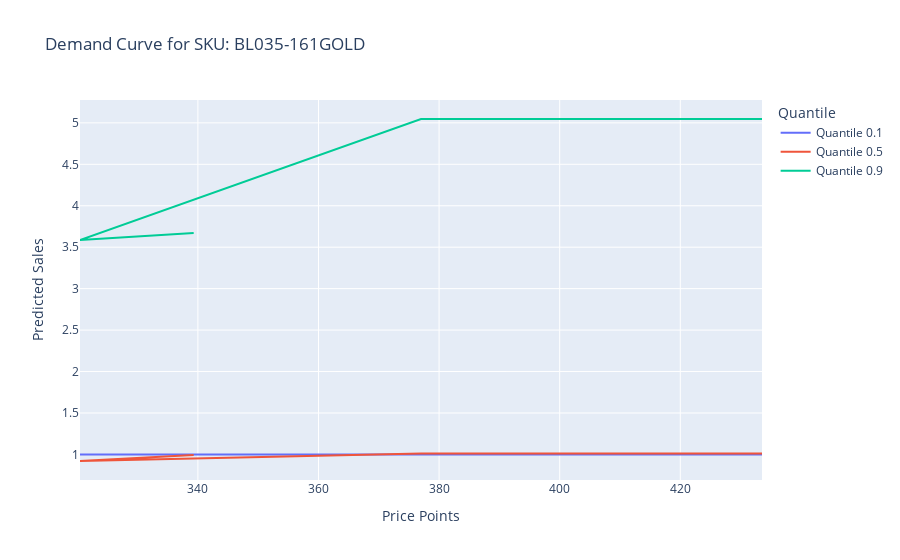

The notebook cell saved with this chart:
### Code cell
plot_demand_curve_for_sku(sku_demand_curves, price_points_per_sku, selected_sku="BL035-161GOLD")

### Figure 1 — Plotly figure (JSON) as saved in the notebook; plotly's stock layout.template omitted (floating-point values rounded to 4 significant figures)
{"data": [{"hovertemplate": "Quantile=Quantile 0.1<br>Price Points=%{x}<br>Predicted Sales=%{y}<extra></extra>", "legendgroup": "Quantile 0.1", "line": {"color": "#636efa", "dash": "solid"}, "marker": {"symbol": "circle"}, "mode": "lines", "name": "Quantile 0.1", "orientation": "v", "showlegend": true, "type": "scatter", "x": [339.3, 320.4, 377, 414.7, 433.5], "xaxis": "x", "y": [1, 1, 1, 1, 1], "yaxis": "y"}, {"hovertemplate": "Quantile=Quantile 0.5<br>Price Points=%{x}<br>Predicted Sales=%{y}<extra></extra>", "legendgroup": "Quantile 0.5", "line": {"color": "#EF553B", "dash": "solid"}, "marker": {"symbol": "circle"}, "mode": "lines", "name": "Quantile 0.5", "orientation": "v", "showlegend": true, "type": "scatter", "x": [339.3, 320.4, 377, 414.7, 433.5], "xaxis": "x", "y": [0.9941, 0.9206, 1.012, 1.012, 1.012], "yaxis": "y"}, {"hovertemplate": "Quantile=Quantile 0.9<br>Price Points=%{x}<br>Predicted Sales=%{y}<extra></extra>", "legendgroup": "Quantile 0.9", "line": {"color": "#00cc96", "dash": "solid"}, "marker": {"symbol": "circle"}, "mode": "lines", "name": "Quantile 0.9", "orientation": "v", "showlegend": true, "type": "scatter", "x": [339.3, 320.4, 377, 414.7, 433.5], "xaxis": "x", "y": [3.672, 3.586, 5.047, 5.047, 5.047], "yaxis": "y"}], "layout": {"legend": {"title": {"text": "Quantile"}, "tracegroupgap": 0}, "title": {"text": "Demand Curve for SKU: BL035-161GOLD"}, "xaxis": {"anchor": "y", "domain": [0, 1], "title": {"text": "Price Points"}}, "yaxis": {"anchor": "x", "domain": [0, 1], "title": {"text": "Predicted Sales"}}}}
